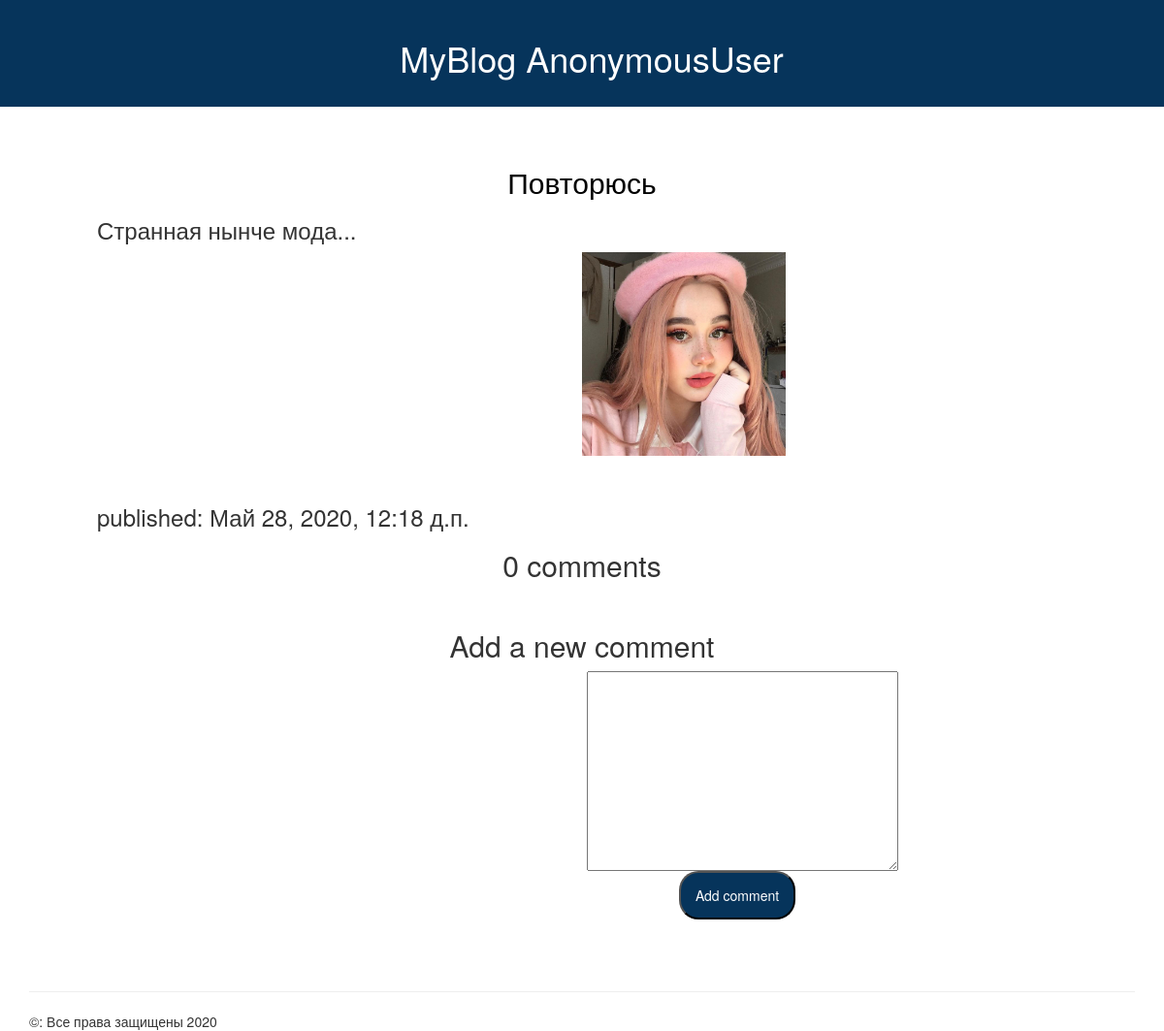
The app's page /post/4/ with its own data.
### blog/models.py (models this page shows, shortened)
class Post(models.Model):
    author = models.ForeignKey(settings.AUTH_USER_MODEL, on_delete=models.CASCADE)
    title = models.CharField(max_length=200)
    text = models.TextField()
    created_date = models.DateTimeField(default=timezone.now)
    published_date = models.DateTimeField(blank=True, null=True)
    image = models.OneToOneField(Post_Image, on_delete=models.CASCADE, null=True)

class Post_Image(models.Model):
    image = models.ImageField(upload_to='images/', blank=True, null=True)

### blog/views.py (the view)
# urls.py: path('post/<int:pk>/', views.post_detail, name='post_detail'),
def post_detail(request, pk):
    logger.info('post')
    post = Post.objects.get(pk=pk)
    comments = post.comments.filter(status=True)
    if request.method == 'POST':
        comment_form = CommentForm(data=request.POST)
        if comment_form.is_valid():
            new_comment = comment_form.save(commit=False)
            new_comment.author = request.user
            new_comment.published_date = timezone.now()
            new_comment.post = post
            new_comment.save()
            comment_form = CommentForm()
    else:
        comment_form = CommentForm()
    return render(request,
                  'blog/post_detail.html',
                  {'post': post,
                   'comments': comments,
                   'comment_form': comment_form})

### blog/forms.py
class CommentForm(forms.ModelForm):
    class Meta:
        model = Comment
        fields = ['text']

### blog/templates/blog/post_detail.html (shortened to what this page needs)
{% extends 'blog/bottom.html' %}
{% block content %}
    <div class="post">
        <br>
        <h2><a href="{% url 'post_detail' pk=post.pk %}">{{ post.title }}</a></h2>
        <h3><b>{{ post.text|linebreaksbr }}</b></h3>
        <h4><img src="{{ post.image.image.url }}" class="img-responsive" style="width: 35%;"/></h4>
        <br>
        <h3><c>published: {{ post.published_date }} </c></h3>
    </div>
    {% with comments.count as total_comments %}
    <h2>
        {{ total_comments }} comment{{ total_comments|pluralize }}
    </h2>
    {% endwith %}
    {% for comment in comments %}
        <div class="comment">
            <div>
                <hr>
                <p class="info" style="color: #06345B; font-size: larger; margin-left: 100px">
                    {{ comment.author }}
                    <br>
                </p>
                <p class="info" style="color: black; font-size: large; margin-left: 100px">
                    {{ comment.text }}
                </p>
                <p class="info" style="color: black; margin-left: 100px">
                    {{ comment.published_date }}
                </p>
                <hr>
            </div>
        </div>
    {% empty %}
        <p>There are no comments yet.</p>
    {% endfor %}
    {% if new_comment %}
        <h2>Your comment has been added.</h2>
    {% else %}
        <h2>Add a new comment</h2>
        <form action="." method="post">
            <div style="margin-left: 605px">
                {{ comment_form.text }}
            </div>
            <div style="margin-left: 700px">
                <p><input type="submit" style="color: #FFFFFF; background-color: #06345B; height: 50px; width: 120px;border-radius: 20px" value="Add comment"></p>
            </div>
        </form>
    {% endif %}
{% endblock %}

### blog/static/blog/css/blog.css (style rules this page uses)
h2 a { color: black; }
h3 b { font-weight: lighter; }
p { color: #FFFFFF; font-family: "Helvetica Neue", Helvetica, Arial, sans-serif; }
body h3 { padding-left: 100px; padding-right: 100px; }
body h4 { padding-left: 600px; }

### blog/templates/blog/bottom.html (style rules this page uses)
h2 { text-align: center; }

### records on screen
Post: title "Повторюсь", text "Странная нынче мода...", image.image (picture), published_date "Май 28, 2020, 12:18 д.п."

### other values on screen
{{ request.user }} "AnonymousUser"
{{ total_comments }} "0"
